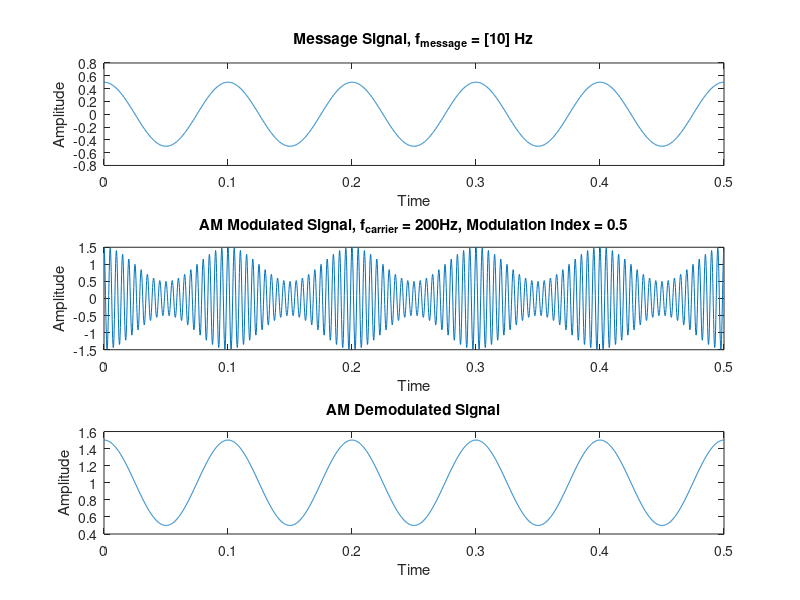
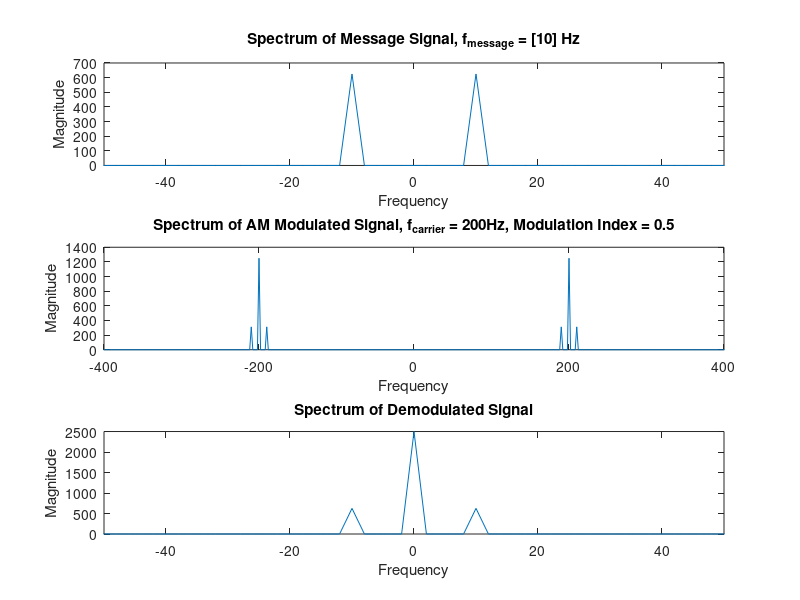
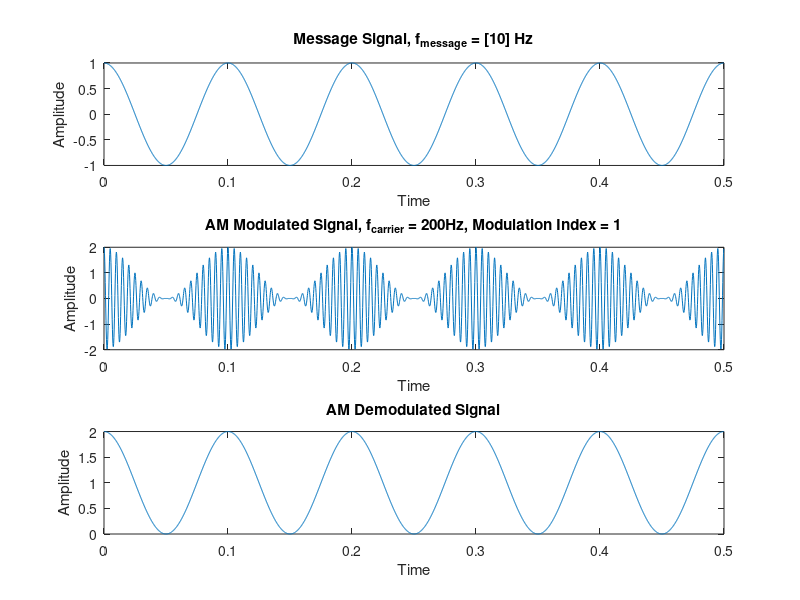
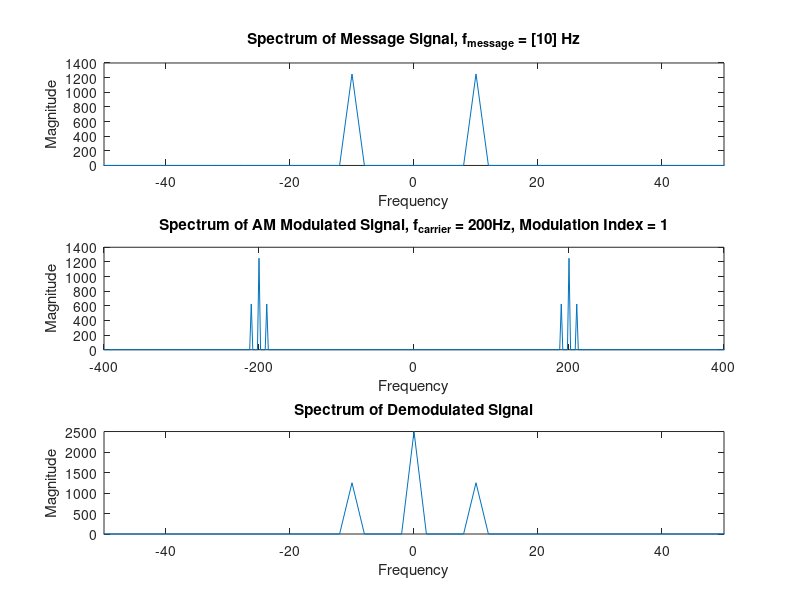

These charts were generated, in order, by the following MATLAB code:
% Time vector
f_sample = 5000;
t = 0:1/f_sample:0.5-1/f_sample;

% Parameters
f_carrier = 200;
f_message = 10;
amp_carrier = 1;
mod_indices = [0.5, 1, 1.5];

for mod_indice = mod_indices
    amp_mod = amp_carrier.*mod_indice;
    message = amp_mod*cos(2*pi*f_message*t);

    %       Modulation
    am_mod = (amp_carrier + message).*cos(2*pi*f_carrier*t);

    %       Demodulation
    am_demod = abs(hilbert(am_mod));

    %       Graph plot
    % Time domain
    figure;

    subplot(3, 1, 1)
    plot(t, message);
    title(['Message Signal, f_{message} = [', num2str(f_message), '] Hz']);
    xlabel('Time');
    ylabel('Amplitude');

    subplot(3, 1, 2);
    plot(t, am_mod);
    title(['AM Modulated Signal, f_{carrier} = ', num2str(f_carrier), 'Hz, Modulation Index = ', num2str(mod_indice)]);
    xlabel('Time');
    ylabel('Amplitude');

    subplot(3, 1, 3);
    plot(t, am_demod);
    title('AM Demodulated Signal');
    xlabel('Time');
    ylabel('Amplitude');

    % Frequency domain
    freq = (-length(t)/2:length(t)/2-1)*(f_sample/length(t));
    figure;

    subplot(3, 1, 1)
    fft_message = fftshift(abs(fft(message)));
    plot(freq, fft_message);
    title(['Spectrum of Message Signal, f_{message} = [', num2str(f_message), '] Hz']);
    xlabel('Frequency');
    ylabel('Magnitude');
    xlim([-max(f_message)*5 max(f_message)*5]);
    %ylim([-1 max(fft_message)]);


    subplot(3, 1, 2);
    fft_am_mod = fftshift(abs(fft(am_mod)));
    plot(freq, fft_am_mod);
    title(['Spectrum of AM Modulated Signal, f_{carrier} = ', num2str(f_carrier), 'Hz, Modulation Index = ', num2str(mod_indice)]);
    xlabel('Frequency');
    ylabel('Magnitude');
    xlim([-f_carrier*2 f_carrier*2]);
    %ylim([-1 max(fft_message)]);

    subplot(3, 1, 3);
    fft_am_demod = fftshift(abs(fft(am_demod)));
    plot(freq, fft_am_demod);
    title('Spectrum of Demodulated Signal');
    xlabel('Frequency');
    ylabel('Magnitude');
    xlim([-max(f_message)*5 max(f_message)*5]);
    %ylim([-1 max(fft_message)]);
end






